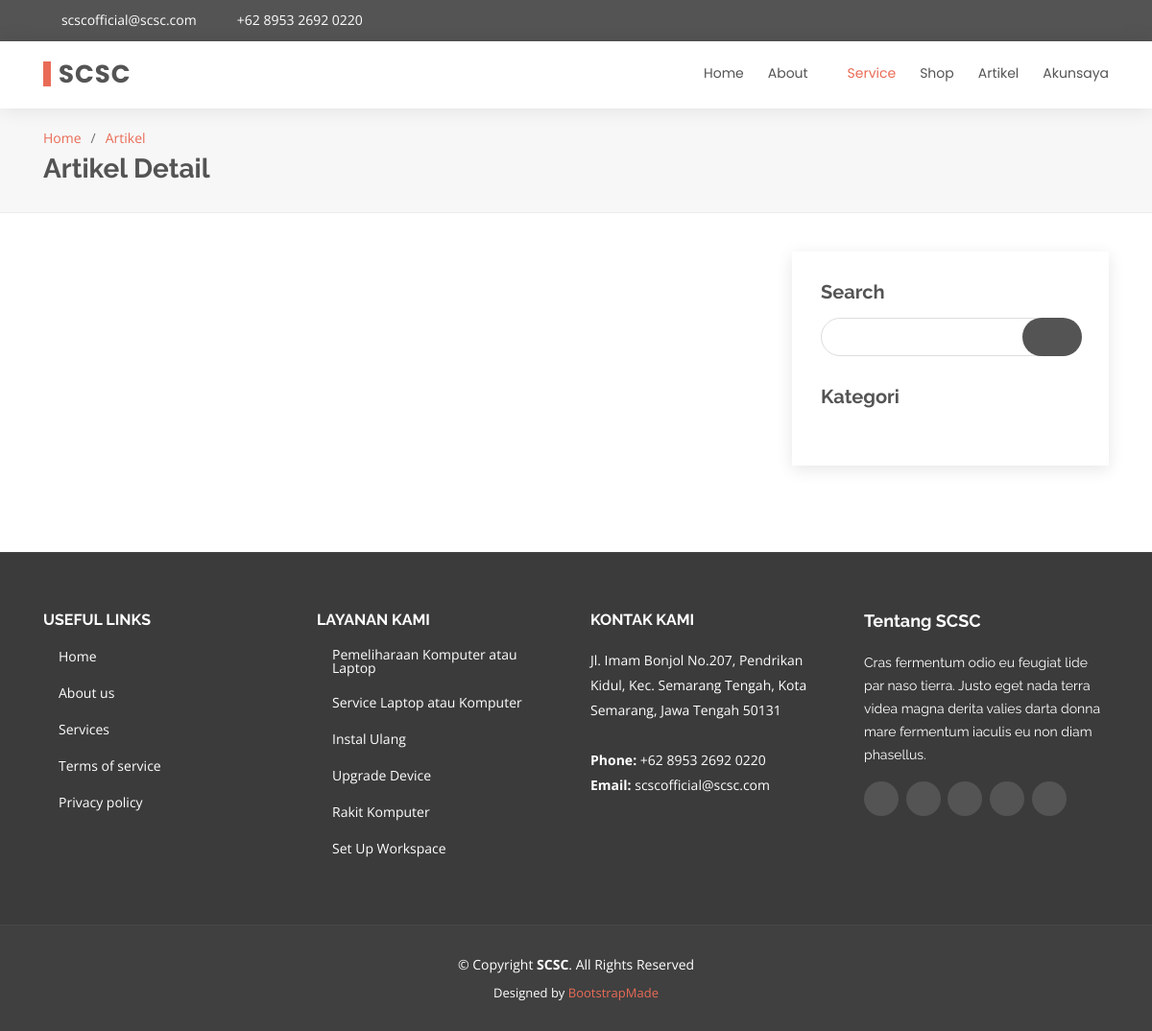
Page /artikel/detail/Dolorum-optio-tempore-voluptas-dignissimos-cumque-fuga-qui-quibusdam-quia on the earlier database version.
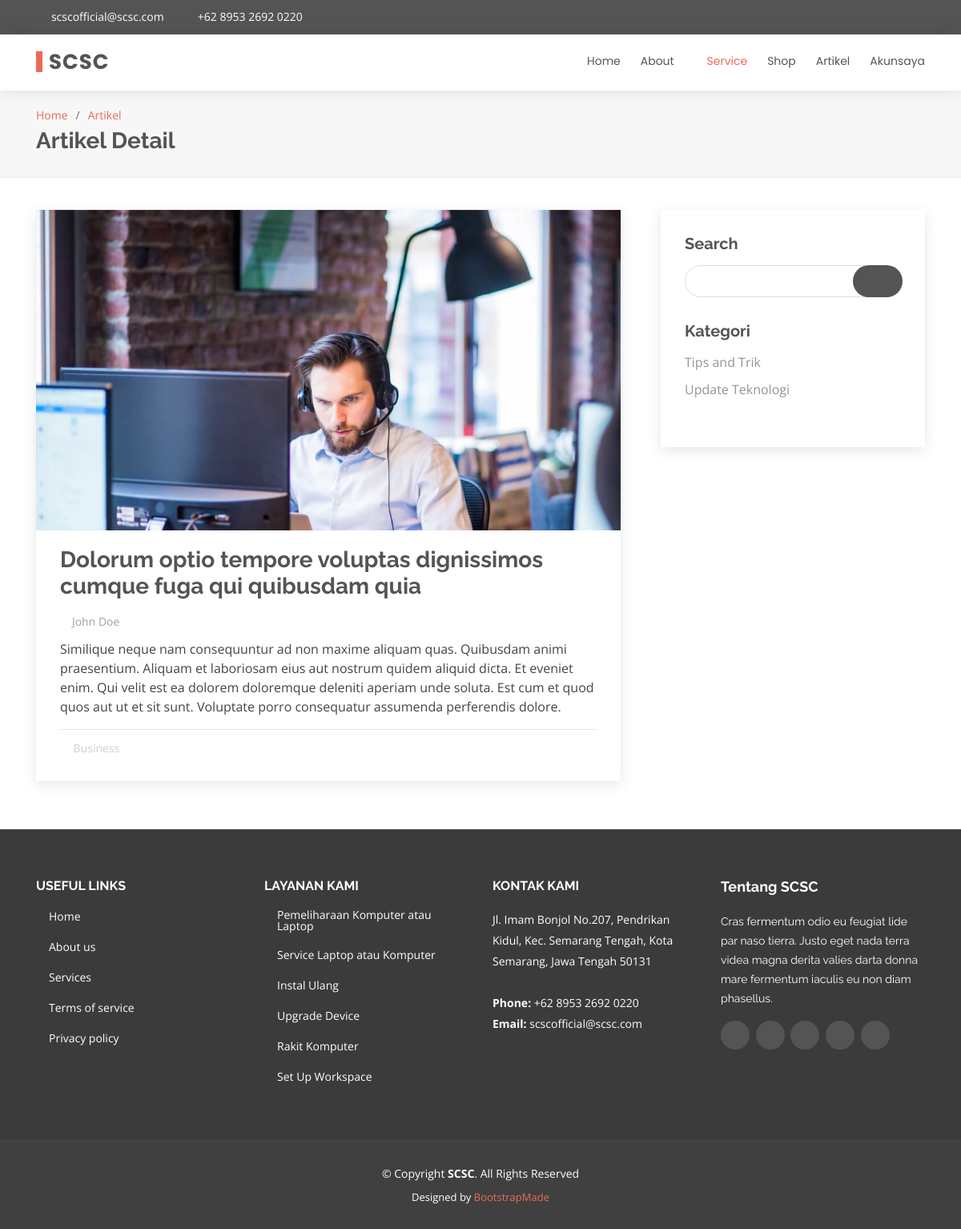
Same page on the later database version.
### tables this page shows
CREATE TABLE `homemenu` (
  `id` int(191) NOT NULL,
  `name` varchar(191) NOT NULL,
  `value` varchar(191) NOT NULL,
  `status` int(191) NOT NULL
);

CREATE TABLE `service` (
  `id` int(191) NOT NULL,
  `icon` varchar(191) NOT NULL,
  `name` varchar(191) NOT NULL,
  `description` text NOT NULL,
  `estimation` varchar(191) NOT NULL,
  `level` int(191) NOT NULL,
  `price` int(191) NOT NULL,
  `status` int(191) NOT NULL
);

CREATE TABLE `artikel` (
  `id` int(191) NOT NULL,
  `title` varchar(191) NOT NULL,
  `slug` varchar(191) NOT NULL,
  `picture` varchar(191) NOT NULL,
  `author` varchar(191) NOT NULL,
  `text` text NOT NULL,
  `category` varchar(191) NOT NULL,
  `status` int(191) NOT NULL
);

CREATE TABLE `artikel_category` (
  `id` int(191) NOT NULL,
  `name` varchar(191) NOT NULL
);

### application/controllers/artikel.php (called while the page is built, shortened)
<?php
class Artikel extends CI_Controller
{
    public function detail($detail)
    {
        $data['title'] = "SCSC - Artikel - Detail";
        $tempVar = $this->scsc->getAll("homemenu");
        $data['menu'] = $tempVar;
        $tempVar = $this->scsc->getAll("homemenuabout");
        $data['submenu'] = $tempVar;
        $tempVar = $this->scsc->getData("profil",array('name'=>'logo'));
        $tempVar = $tempVar[0]["value"];
        $data['logo'] = $tempVar;
        $tempVar = $this->scsc->getData("profil",array('name'=>'singkatan'));
        $tempVar = $tempVar[0]["value"];
        $data['singkatan'] = $tempVar;
        $tempVar = $this->scsc->getData("profil",array('name'=>'email'));
        $tempVar = $tempVar[0]["value"];
        $data['email'] = $tempVar;
        $tempVar = $this->scsc->getData("profil",array('name'=>'alamat'));
        $tempVar = $tempVar[0]["value"];
        $data['alamat'] = $tempVar;
        $tempVar = $this->scsc->getData("profil",array('name'=>'telp'));
        $tempVar = $tempVar[0]["value"];
        $data['telp'] = $tempVar;
        $tempVar = $this->scsc->getData("profil",array('name'=>'twitter'));
        $tempVar = $tempVar[0]["value"];
        $data['twitter'] = $tempVar;
        $tempVar = $this->scsc->getData("profil",array('name'=>'facebook'));
        $tempVar = $tempVar[0]["value"];
        $data['facebook'] = $tempVar;
        $tempVar = $this->scsc->getData("profil",array('name'=>'instagram'));
        $tempVar = $tempVar[0]["value"];
        $data['instagram'] = $tempVar;
        $tempVar = $this->scsc->getData("profil",array('name'=>'skype'));
        $tempVar = $tempVar[0]["value"];
        $data['skype'] = $tempVar;
        $tempVar = $this->scsc->getData("profil",array('name'=>'linkedin'));
        $tempVar = $tempVar[0]["value"];
        $data['linkedin'] = $tempVar;
        $tempVar = $this->scsc->getData("artikel",array('slug'=>$detail));
        $data['components'] = $tempVar;
        $tempVar = $this->scsc->getAll("artikel_category");
        $data['categories'] = $tempVar;
        $tempVar = $this->scsc->getData("service",array('status'=>'1'));
        $data['services'] = $tempVar;
        $data['link'] = "Artikel";
        $data['active'] = 3;
        $data['dd'] = 2;
        $data['dda'] = 3;
        $this->load->view('home/header', $data);
        $this->load->view('home/top', $data);
        $this->load->view('layanan/blog-single', $data);
        $this->load->view('home/footer', $data);
    }
}

### index.php (called while the page is built, shortened)
<?php
require_once BASEPATH.'core/CodeIgniter.php';

### application/models/scsc.php (called while the page is built, shortened)
<?php
class scsc extends CI_Model
{
    public function getData($dataBase, $where)
    {
        return $this->db->get_where($dataBase, $where)->result_array();
    }
    public function getAll($tabel)
    {
        return $this->db->get($tabel)->result_array();
    }
}

### application/views/home/top.php (the view, shortened to what this page needs)
<body>
  <section id="topbar" class="d-none d-lg-block">
    <div class="container d-flex">
      <div class="contact-info mr-auto">
        <i class="icofont-envelope"></i><a href="mailto:<?= $email; ?>" target="_blank" ><?= $email; ?></a>
        <i class="icofont-phone"></i> <a href="tel:<?= $telp; ?>" target="_blank" ><?= $telp; ?></a>
      </div>
      <div class="social-links">
        <a href="<?= $twitter; ?>" target="_blank" class="twitter"><i class="icofont-twitter"></i></a>
        <a href="<?= $facebook; ?>" target="_blank" class="facebook"><i class="icofont-facebook"></i></a>
        <a href="<?= $instagram; ?>" target="_blank" class="instagram"><i class="icofont-instagram"></i></a>
        <a href="<?= $skype; ?>" target="_blank" class="skype"><i class="icofont-skype"></i></a>
        <a href="<?= $linkedin; ?>" target="_blank" class="linkedin"><i class="icofont-linkedin"></i></i></a>
      </div>
    </div>
  </section>
  <header id="header">
    <div class="container d-flex">
      <div class="logo mr-auto">
        <h1 class="text-light"><a href="<?= base_url()?>"><span><?= $singkatan; ?></span></a></h1>
      </div>
      <nav class="nav-menu d-none d-lg-block">
        <ul>
          <?php $a=1;
            foreach($menu as $nama):?>
            <?php if($a == $active && $nama['id'] != $dd):?>
              <li class="active"><a href="<?= base_url().strtolower($nama['value']);?>"><?= $nama['name'];?></a></li>
            <?php elseif($nama['id'] == $dd):?>
              <li class="drop-down"><a href="#"><?= $nama['name'];?></a>
              </li>
            <?php else:?>
              <li><a href="<?= base_url().strtolower($nama['value']);?>"><?= $nama['name'];?></a></li>
            <?php endif;?>
            <?php $a++;?>
          <?php endforeach;?>
        </ul>
      </nav>
    </div>
  </header>

### application/views/home/header.php (shortened to what this page needs)
<!DOCTYPE html>
<html lang="en">
<head>
  <link href="<?php echo base_url(); ?>assets/home/vendor/bootstrap/css/bootstrap.min.css" rel="stylesheet">
  <link href="<?php echo base_url(); ?>assets/home/vendor/icofont/icofont.min.css" rel="stylesheet">
  <link href="<?php echo base_url(); ?>assets/home/vendor/boxicons/css/boxicons.min.css" rel="stylesheet">
  <link href="<?php echo base_url(); ?>assets/home/vendor/animate.css/animate.min.css" rel="stylesheet">
  <link href="<?php echo base_url(); ?>assets/home/vendor/owl.carousel/assets/owl.carousel.min.css" rel="stylesheet">
  <link href="<?php echo base_url(); ?>assets/home/vendor/venobox/venobox.css" rel="stylesheet">
  <link href="<?php echo base_url(); ?>assets/home/css/style.css" rel="stylesheet">
</head>

### application/views/layanan/blog-single.php
<main id="main">
  <section id="breadcrumbs" class="breadcrumbs">
    <div class="container">
      <ol>
        <li><a href="<?= base_url();?>">Home</a></li>
        <li><a href="<?= base_url().strtolower($link);?>" ><?= $link;?></a></li>
      </ol>
      <h2>Artikel Detail</h2>
    </div>
  </section>
  <section id="blog" class="blog">
    <div class="container">
      <div class="row">
        <div class="col-lg-8 entries">
          <?php foreach($components as $component): ?>
          <article class="entry entry-single">
            <div class="entry-img">
              <img src="<?= base_url();?>assets/home/img/blog/<?= $component['picture'];?>" alt="" class="img-fluid">
            </div>
            <h2 class="entry-title">
              <a href="blog-single.html"><?= $component['title'];?></a>
            </h2>
            <div class="entry-meta">
              <ul>
                <li class="d-flex align-items-center"><i class="icofont-user"></i> <a href="blog-single.html"><?= $component['author'];?></a></li>
              </ul>
            </div>
            <div class="entry-content">
              <p>
                <?= $component['text'];?>
              </p>
            </div>
            <div class="entry-footer clearfix">
              <div class="float-left">
                <i class="icofont-folder"></i>
                <ul class="cats">
                  <li><a href="#"><?= $component['category'];?></a></li>
                </ul>
              </div>
            </div>
          </article>
          <?php endforeach;?>
        </div>
        <div class="col-lg-4">
          <div class="sidebar">
            <h3 class="sidebar-title">Search</h3>
            <div class="sidebar-item search-form">
              <form action="">
                <input type="text">
                <button type="submit"><i class="icofont-search"></i></button>
              </form>
            </div>
            <h3 class="sidebar-title">Kategori</h3>
            <div class="sidebar-item categories">
              <ul>
                <?php foreach($categories as $category): ?>
                <li><a href="<?= base_url()?>artikel/kategoti/<?= $category['name'];?>"><?= $category['name'];?></a></li>
                <?php endforeach;?>
              </ul>
            </div>
          </div>
        </div>
      </div>
    </div>
  </section>
</main>

### application/views/home/footer.php (shortened to what this page needs)
<footer id="footer">
  <div class="footer-top">
    <div class="container">
      <div class="row">
        <div class="col-lg-3 col-md-6 footer-links">
          <h4>Useful Links</h4>
          <ul>
            <li><i class="bx bx-chevron-right"></i> <a href="#">Home</a></li>
            <li><i class="bx bx-chevron-right"></i> <a href="#">About us</a></li>
            <li><i class="bx bx-chevron-right"></i> <a href="#">Services</a></li>
            <li><i class="bx bx-chevron-right"></i> <a href="#">Terms of service</a></li>
            <li><i class="bx bx-chevron-right"></i> <a href="#">Privacy policy</a></li>
          </ul>
        </div>
        <div class="col-lg-3 col-md-6 footer-links">
          <h4>Layanan kami</h4>
          <ul>
            <?php foreach($services as $service):?>
              <li><i class="bx bx-chevron-right"></i> <a href="<?= base_url()?>service/serviceitem/<?= $service['name'];?>"><?= $service['name']; ?></a></li>
            <?php endforeach;?>
          </ul>
        </div>
        <div class="col-lg-3 col-md-6 footer-contact">
          <h4>Kontak kami</h4>
          <p>
            <?= $alamat; ?>
            <br><br>
            <strong>Phone:</strong> <?= $telp; ?><br>
            <strong>Email:</strong> <?= $email; ?><br>
          </p>
        </div>
        <div class="col-lg-3 col-md-6 footer-info">
          <h3>Tentang <?= $singkatan;?></h3>
          <p>Cras fermentum odio eu feugiat lide par naso tierra. Justo eget nada terra videa magna derita valies darta donna mare fermentum iaculis eu non diam phasellus.</p>
          <div class="social-links mt-3">
            <a href="<?= $twitter; ?>" target="_blank" class="twitter"><i class="icofont-twitter"></i></a>
            <a href="<?= $facebook; ?>" target="_blank" class="facebook"><i class="icofont-facebook"></i></a>
            <a href="<?= $instagram; ?>" target="_blank" class="instagram"><i class="icofont-instagram"></i></a>
            <a href="<?= $skype; ?>" target="_blank" class="skype"><i class="icofont-skype"></i></a>
            <a href="<?= $linkedin; ?>" target="_blank" class="linkedin"><i class="icofont-linkedin"></i></i></a>
          </div>
        </div>
      </div>
    </div>
  </div>
  <div class="container">
    <div class="copyright">
      &copy; Copyright <strong><span><?= $singkatan; ?></span></strong>. All Rights Reserved
    </div>
    <div class="credits">
      Designed by <a href="https://bootstrapmade.com/">BootstrapMade</a>
    </div>
  </div>
</footer>
</body>
</html>

Differences in the rows shown:
added artikel: picture (picture), title "Dolorum optio tempore voluptas dignissimos cumque fuga qui quibusdam quia", author "John Doe", text "Similique neque nam consequuntur ad non maxime aliquam quas. Quibusdam animi praesentium. Aliquam et laboriosam eius aut nostrum quidem aliquid dicta. Et eveniet enim. Qui velit est ea dolorem doloremque deleniti aperiam unde soluta. Est cum et quod quos aut ut et sit sunt. Voluptate porro consequatur assumenda perferendis dolore.", category "Business"
added artikel_category: name "Tips and Trik"
added artikel_category: name "Update Teknologi"
